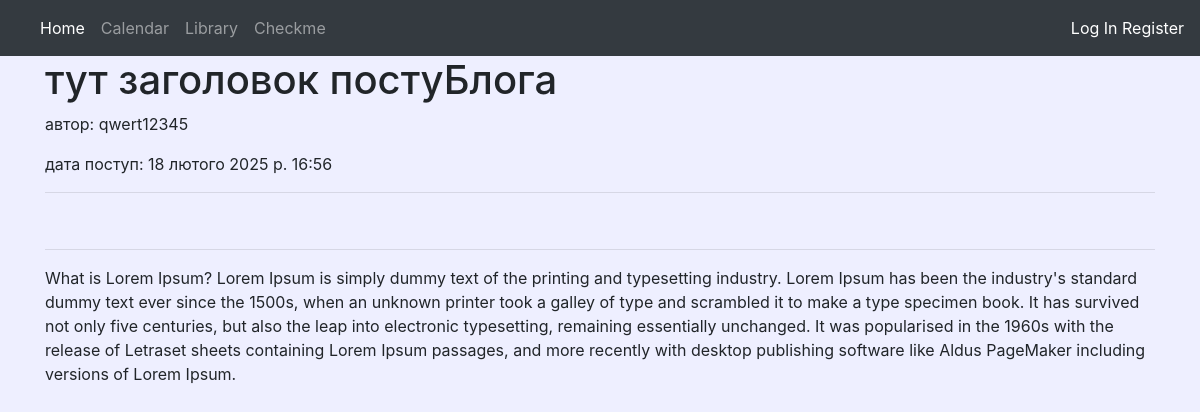
Screenshot of /post/2 with the database file from the repository.
### huapp/models.py (models this page shows, shortened)
class Post(models.Model):
    title = models.CharField(max_length=30, verbose_name = "Заголовок посту")
    content = models.TextField(verbose_name = "Опис посту")
    published_date = models.DateTimeField(auto_created=True, verbose_name = "Дата та час посту")
    category = models.ForeignKey(Category, on_delete=models.CASCADE, verbose_name = "Категорія")
    user = models.ForeignKey(User, on_delete=models.CASCADE, verbose_name = "Автор")
    poster = models.URLField(
        default="https://images.pexels.com/photos/147465/pexels-photo-147465.jpeg?auto=compress&cs=tinysrgb&w=600",
        verbose_name = "Постер")
    teg = models.ManyToManyField(Teg, blank=True, related_name='posts', verbose_name="Хештеги")
    class Meta:
        verbose_name = "ПостБложний"
        verbose_name_plural = "ПостиБложні"

### huapp/views.py (the view)
# urls.py: path('post/<int:id>', views.post, name='post'),
def post(request, id=None):
    post = get_object_or_404(Post, pk=id)
    context={"post": post}
    context.update(get_categories())
    return  render(request, 'huapp/post.html', context=context)

### huapp/views.py (called while the page is built)
def get_categories():
    all = Category.objects.all()
    count = all.count()
    return {
        "cat1":all[:count//2],
        "cat2":all[count//2:]
    }

### templates/huapp/post.html (shortened to what this page needs)
{% extends 'base.html' %}
{% block content %}
{% load static %}
<link href="{% static 'huapp/for_lib.css'%}" rel="stylesheet">
    <h1 class="page-header">
        <a >{{post.title}} </a>
    </h1>
    <p><a>автор: {{ post.user }}</a>
    </p>
    <p>дата поступ: {{ post.published_date }}</p>
    <hr>
    <hr>
    <p> {{ post.content }} </p>
{% endblock content %}

### static/huapp/for_lib.css (style rules this page uses)
body { background-color: rgb(238, 239, 255); }

### rows the page displays
Post: title "тут заголовок постуБлога", user "qwert12345", published_date "18 лютого 2025 р. 16:56", content "What is Lorem Ipsum? Lorem Ipsum is simply dummy text of the printing and typesetting industry. Lorem Ipsum has been the industry's standard dummy text ever since the 1500s, when an unknown printer took a galley of type and scrambled it to make a type specimen book. It has survived not only five centuries, but also the leap into electronic typesetting, remaining essentially unchanged. It was popularised in the 1960s with the release of Letraset sheets containing Lorem Ipsum passages, and more recently with desktop publishing software like Aldus PageMaker including versions of Lorem Ipsum."
